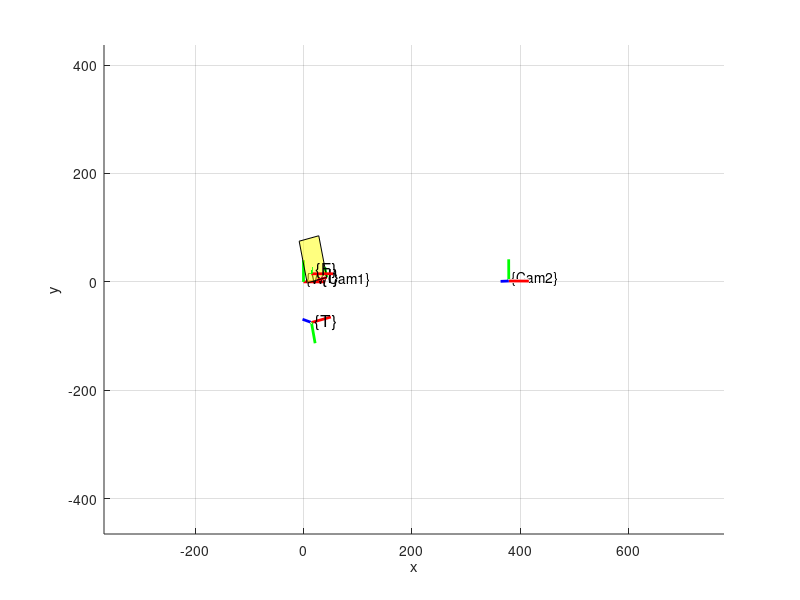

Write the MATLAB code that produced this figure. (Note: this script raises an error after producing the figure.)
clear, clc

p = 40*[0 1 0 0;0 0 1 0;0 0 0 1];

figure, hold on, axis equal, xlabel('x'), ylabel('y'), zlabel('z'), grid on

%%%%%%%%%%%%%%%%%%%%%%%%%%%%%%%%%%%%%%%%%%%%%%%%%%%%%%%%%%%%%%%%%%%%%% Cam1
R = eye(3);
t = zeros(3,1);

ax = R*p+t;
plot3([ax(1,1) ax(1,2)],[ax(2,1) ax(2,2)],[ax(3,1) ax(3,2)],'r','linewidth',2)
plot3([ax(1,1) ax(1,3)],[ax(2,1) ax(2,3)],[ax(3,1) ax(3,3)],'g','linewidth',2)
plot3([ax(1,1) ax(1,4)],[ax(2,1) ax(2,4)],[ax(3,1) ax(3,4)],'b','linewidth',2)
text(ax(1,1)+5, ax(2,1)+5, ax(3,1), '\{W/Cam1\}', 'FontSize',10)




%%%%%%%%%%%%%%%%%%%%%%%%%%%%%%%%%%%%%%%%%%%%%%%%%%%%%%%%%%%%%%%%%%%%% Cam 2
% T = np.linalg.inv(np.r_[np.c_[R, t], [[0,0,0,1]]])
% R = T[:3,:3]; t = T[:3,-1]
R = [0.92594215, -0.00294163, -0.37765392;
    -0.00360253,  0.99985537, -0.01662088;
    0.3776482 ,  0.01675049,  0.92579764];
t = [378.70799884,   1.63202964,  65.34909912]';

ax = R*p+t;
plot3([ax(1,1) ax(1,2)],[ax(2,1) ax(2,2)],[ax(3,1) ax(3,2)],'r','linewidth',2)
plot3([ax(1,1) ax(1,3)],[ax(2,1) ax(2,3)],[ax(3,1) ax(3,3)],'g','linewidth',2)
plot3([ax(1,1) ax(1,4)],[ax(2,1) ax(2,4)],[ax(3,1) ax(3,4)],'b','linewidth',2)
text(ax(1,1)+5, ax(2,1)+5, ax(3,1), '\{Cam2\}', 'FontSize',10)




%%%%%%%%%%%%%%%%%%%%%%%%%%%%%%%%%%%%%%%%%%%% T_P_W[0] <---> US Probe system
% R = [-0.80687897, -0.53017134,  0.25694151;
%     -0.50061925,  0.38591858, -0.77541865;
%     0.31357087, -0.75497364, -0.57680356];
% t = [-28.80340305,  39.21513964, 770.7178416]';

R = [0.89517998,  0.16888922, -0.41151722;
    0.2513837 , -0.95699133,  0.1490046;
    -0.36804759, -0.23588985, -0.89913548];
t = [14.69697595, -74.92418625, 821.15189453]';

ax = R*p+t;
plot3([ax(1,1) ax(1,2)],[ax(2,1) ax(2,2)],[ax(3,1) ax(3,2)],'r','linewidth',2)
plot3([ax(1,1) ax(1,3)],[ax(2,1) ax(2,3)],[ax(3,1) ax(3,3)],'g','linewidth',2)
plot3([ax(1,1) ax(1,4)],[ax(2,1) ax(2,4)],[ax(3,1) ax(3,4)],'b','linewidth',2)
text(ax(1,1)+5, ax(2,1), ax(3,1), '\{T\}', 'FontSize',12)




%%%%%%%%%%%%%%%%%%%%%%%%%%%% T_I_W = T_P_W[0] @ T_I_P <---> US image system
% R = [0.81113659,  0.53998875,  0.22050817;
%     0.48344509, -0.40995765, -0.77397831;
%     -0.3291667 ,  0.73507668, -0.59357038];
% t = [-20.69787466,   9.04122967, 857.45349076]';

R = [-0.90407527, -0.18413288, -0.38465593;
    -0.25059168,  0.96080854,  0.1236095;
    0.34621748,  0.20719828, -0.9147404];
t = [42.91844597,   8.21396091, 849.31635951]';

p2 = 20*[0 1 0 0;0 0 1 0;0 0 0 1];
ax = R*p2+t;
plot3([ax(1,1) ax(1,2)],[ax(2,1) ax(2,2)],[ax(3,1) ax(3,2)],'r','linewidth',2)
plot3([ax(1,1) ax(1,3)],[ax(2,1) ax(2,3)],[ax(3,1) ax(3,3)],'g','linewidth',2)
plot3([ax(1,1) ax(1,4)],[ax(2,1) ax(2,4)],[ax(3,1) ax(3,4)],'b','linewidth',2)
text(ax(1,1)-10, ax(2,1), ax(3,1), '\{I\}', 'FontSize',14)
%%%%%%%%%%%%%%%%%%%%%%%%%%% Plot image plane
w = 40;
h = 80;
pln = [0 w w 0;0 0 h h;0 0 0 0];
ptc = R*pln+t;

patch('Vertices', ptc','Faces',[1 2 3 4],'FaceColor','y','FaceAlpha',.5)





%%%%%%%%%%%%%%%%%%%%%%%%%%%%%% np.linalg.inv(T_W_C) <---> Cross-wire system
R = eye(3);
t = [14.59518884,  14.95449966, 862.13307079]';

ax = R*p+t;
plot3([ax(1,1) ax(1,2)],[ax(2,1) ax(2,2)],[ax(3,1) ax(3,2)],'r','linewidth',2)
plot3([ax(1,1) ax(1,3)],[ax(2,1) ax(2,3)],[ax(3,1) ax(3,3)],'g','linewidth',2)
plot3([ax(1,1) ax(1,4)],[ax(2,1) ax(2,4)],[ax(3,1) ax(3,4)],'b','linewidth',2)
text(ax(1,1)+7, ax(2,1)+7, ax(3,1), '\{F\}', 'FontSize', 12)
pcshow(ax(:,1)', 'VerticalAxis', 'y', 'VerticalAxisDir', 'down')




hold off
% xlim([-300, 400]);
% ylim([-80, 10]);
% zlim([0, 1360]);
camorbit(0, -30);